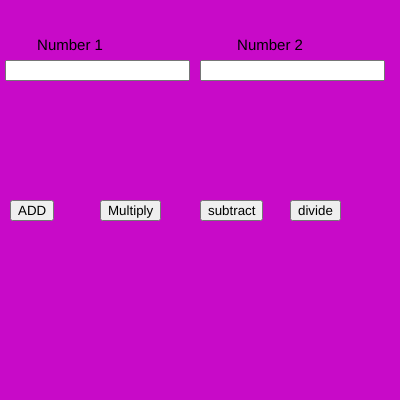
Frame 1 (no input)
Frame 60 (no input): identical to frame 1, image omitted
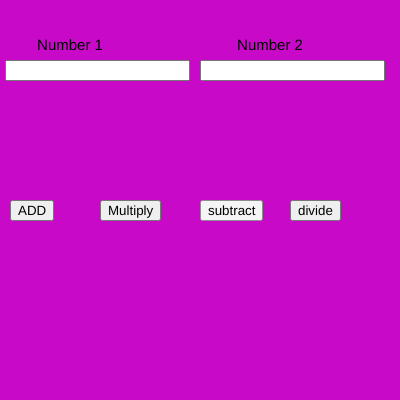
Frame 120 (the mouse pressed at the canvas centre since frame 60)

The p5.js sketch that drew these frames (run headless with seeded random() and noise() and a simulated clock; from frame 60 on, the mouse is pressed at the canvas centre):

// p5.js sketch
// ── sketch.js
var n1,n2;
var b1,b2,b3,b4;

function setup() {
  
  createCanvas(400, 400);
  
  num1 = createInput();
  num1.position(5, 60);
  
  num2 = createInput();
  num2.position(200, 60);
  
  b1 = createButton("ADD");
  b1.position(10, 200);
  b1.mousePressed(add);
  
  b2 = createButton("Multiply");
  b2.position(100, 200);
  b2.mousePressed(mul);
  
  b3 = createButton("subtract");
  b3.position(200, 200);
  b3.mousePressed(sub);
  
  b4 = createButton("divide");
  b4.position(290, 200);
  b4.mousePressed(div);

  textAlign(CENTER);
  textSize(15);
}

function draw() {
  background(200,10,200)
  text("Number 1",70,50)
  text("Number 2",270,50)
  n1=parseInt(num1.value())
  n2=parseInt(num2.value())
}
function add(){
  console.log(n1+n2)
}
function mul(){
  console.log(n1*n2)
}
function sub(){
  console.log(n1-n2)
}
function div(){
  console.log(n1/n2)
}
